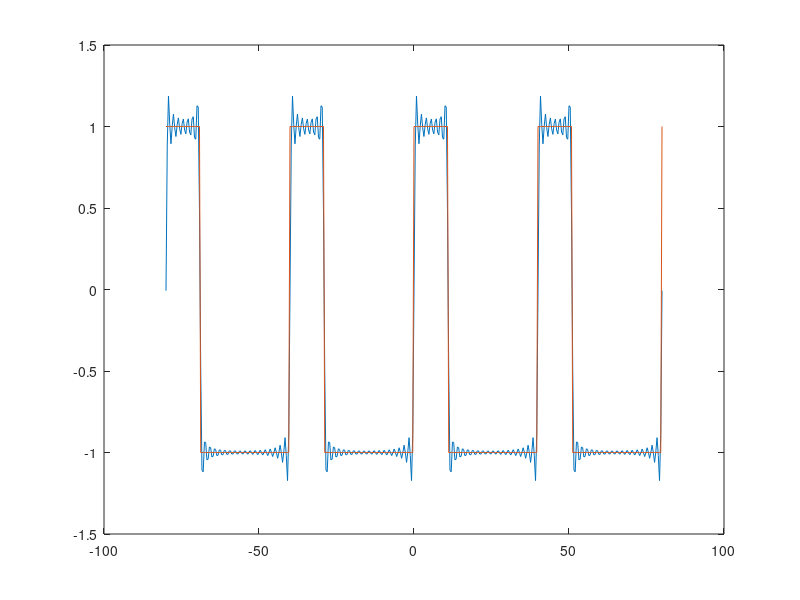

MATLAB code to generate this figure:
T = 40;
D = 11;
dutyCicle = 27.5;
w0 = 2 * pi / T;
N = 50;
pas = T / 100;  
t = -2 * T : pas : 2 * T;

coeficienti = zeros(1,N);

sDreptunghiular = square( w0 * t, dutyCicle);

Fourier = @(t,k) square( w0 * t, dutyCicle).*exp( -1j * k * w0 * t);%functia pe care o integram
reconstruire = 0;

C0 = (1 / T) * integral(@(t) Fourier(t,0),0,T);

for k = 1:1:50
    coeficienti(k) = (1 / T) * integral(@(t) Fourier(t,k - 25 ),0,T);
    reconstruire = reconstruire + coeficienti(k) * exp( 1j * (k - 25) * w0 * t);
end
plot(t, reconstruire, t, sDreptunghiular);